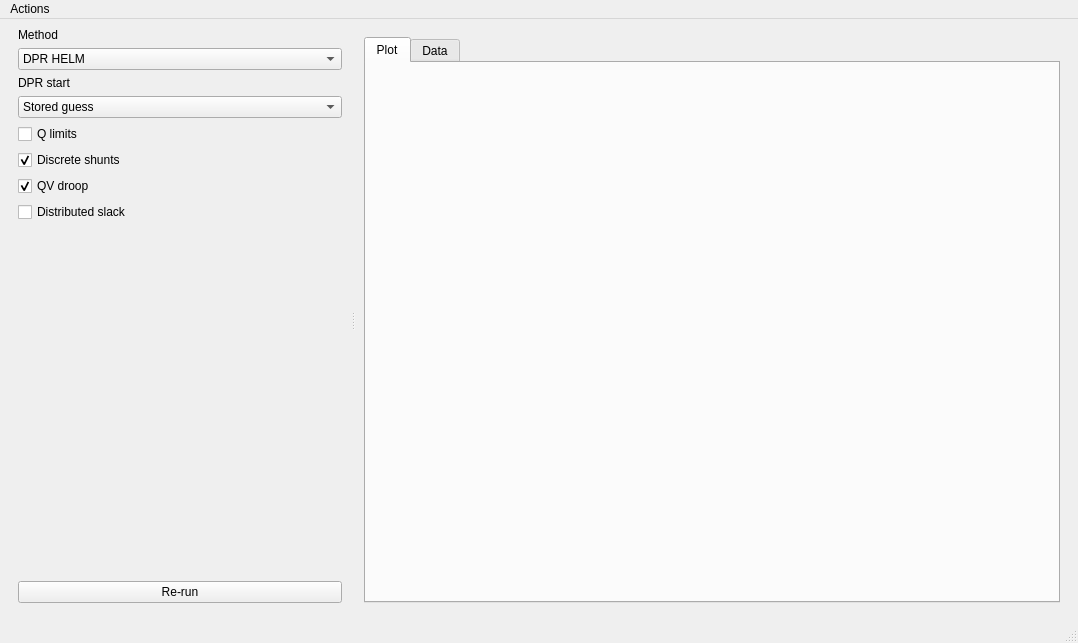
<?xml version="1.0" encoding="UTF-8"?>
<ui version="4.0">
 <class>MainWindow</class>
 <widget class="QMainWindow" name="MainWindow">
  <property name="geometry">
   <rect>
    <x>0</x>
    <y>0</y>
    <width>1078</width>
    <height>643</height>
   </rect>
  </property>
  <property name="windowTitle">
   <string>MainWindow</string>
  </property>
  <property name="windowIcon">
   <iconset resource="../Icons/icons.qrc">
    <normaloff>:/Icons/icons/sigma.png</normaloff>:/Icons/icons/sigma.png</iconset>
  </property>
  <widget class="QWidget" name="centralwidget">
   <layout class="QVBoxLayout" name="verticalLayout">
    <item>
     <widget class="QSplitter" name="splitter_3">
      <property name="orientation">
       <enum>Qt::Orientation::Horizontal</enum>
      </property>
      <widget class="QFrame" name="frame_8">
       <property name="frameShape">
        <enum>QFrame::Shape::NoFrame</enum>
       </property>
       <property name="frameShadow">
        <enum>QFrame::Shadow::Raised</enum>
       </property>
       <layout class="QVBoxLayout" name="verticalLayout_4">
        <property name="topMargin">
         <number>0</number>
        </property>
        <item>
         <widget class="QLabel" name="sigmaMethodLabel">
          <property name="text">
           <string>Method</string>
          </property>
         </widget>
        </item>
        <item>
         <widget class="QComboBox" name="sigmaMethodComboBox">
          <item>
           <property name="text">
            <string>DPR HELM</string>
           </property>
          </item>
          <item>
           <property name="text">
            <string>Classical HELM</string>
           </property>
          </item>
         </widget>
        </item>
        <item>
         <widget class="QLabel" name="sigmaStartingPointLabel">
          <property name="text">
           <string>DPR start</string>
          </property>
         </widget>
        </item>
        <item>
         <widget class="QComboBox" name="sigmaStartingPointComboBox">
          <item>
           <property name="text">
            <string>Stored guess</string>
           </property>
          </item>
          <item>
           <property name="text">
            <string>Classical no-load</string>
           </property>
          </item>
         </widget>
        </item>
        <item>
         <widget class="QCheckBox" name="sigmaControlQCheckBox">
          <property name="text">
           <string>Q limits</string>
          </property>
         </widget>
        </item>
        <item>
         <widget class="QCheckBox" name="sigmaDiscreteShuntsCheckBox">
          <property name="text">
           <string>Discrete shunts</string>
          </property>
          <property name="checked">
           <bool>true</bool>
          </property>
         </widget>
        </item>
        <item>
         <widget class="QCheckBox" name="sigmaQvDroopCheckBox">
          <property name="text">
           <string>QV droop</string>
          </property>
          <property name="checked">
           <bool>true</bool>
          </property>
         </widget>
        </item>
        <item>
         <widget class="QCheckBox" name="sigmaDistributedSlackCheckBox">
          <property name="text">
           <string>Distributed slack</string>
          </property>
         </widget>
        </item>
        <item>
         <spacer name="verticalSpacer">
          <property name="orientation">
           <enum>Qt::Orientation::Vertical</enum>
          </property>
          <property name="sizeHint" stdset="0">
           <size>
            <width>20</width>
            <height>40</height>
           </size>
          </property>
         </spacer>
        </item>
        <item>
         <widget class="QPushButton" name="sigmaRerunButton">
          <property name="text">
           <string>Re-run</string>
          </property>
          <property name="icon">
           <iconset resource="../Icons/icons.qrc">
            <normaloff>:/Icons/icons/sigma.png</normaloff>:/Icons/icons/sigma.png</iconset>
          </property>
         </widget>
        </item>
       </layout>
      </widget>
      <widget class="QFrame" name="PlotFrame">
       <property name="frameShape">
        <enum>QFrame::Shape::NoFrame</enum>
       </property>
       <property name="frameShadow">
        <enum>QFrame::Shadow::Raised</enum>
       </property>
       <layout class="QHBoxLayout" name="horizontalLayout">
        <item>
         <widget class="QTabWidget" name="tabWidget">
          <property name="currentIndex">
           <number>0</number>
          </property>
          <widget class="QWidget" name="tab">
           <attribute name="title">
            <string>Plot</string>
           </attribute>
           <layout class="QVBoxLayout" name="verticalLayout_2">
            <item>
             <widget class="MatplotlibWidget" name="plotwidget" native="true"/>
            </item>
           </layout>
          </widget>
          <widget class="QWidget" name="tab_2">
           <attribute name="title">
            <string>Data</string>
           </attribute>
           <layout class="QVBoxLayout" name="verticalLayout_3">
            <item>
             <widget class="QTableView" name="tableView"/>
            </item>
           </layout>
          </widget>
         </widget>
        </item>
       </layout>
      </widget>
     </widget>
    </item>
   </layout>
  </widget>
  <widget class="QMenuBar" name="menubar">
   <property name="geometry">
    <rect>
     <x>0</x>
     <y>0</y>
     <width>1078</width>
     <height>23</height>
    </rect>
   </property>
   <widget class="QMenu" name="menuActions">
    <property name="title">
     <string>Actions</string>
    </property>
    <addaction name="actionCopy_to_clipboard"/>
    <addaction name="actionSave"/>
   </widget>
   <addaction name="menuActions"/>
  </widget>
  <widget class="QStatusBar" name="statusbar"/>
  <action name="actionCopy_to_clipboard">
   <property name="icon">
    <iconset resource="../Icons/icons.qrc">
     <normaloff>:/Icons/icons/copy.png</normaloff>:/Icons/icons/copy.png</iconset>
   </property>
   <property name="text">
    <string>Copy to clipboard</string>
   </property>
  </action>
  <action name="actionSave">
   <property name="icon">
    <iconset resource="../Icons/icons.qrc">
     <normaloff>:/Icons/icons/import_profiles.png</normaloff>:/Icons/icons/import_profiles.png</iconset>
   </property>
   <property name="text">
    <string>Save</string>
   </property>
  </action>
 </widget>
 <customwidgets>
  <customwidget>
   <class>MatplotlibWidget</class>
   <extends>QWidget</extends>
   <header>.matplotlibwidget</header>
   <container>1</container>
  </customwidget>
 </customwidgets>
 <resources>
  <include location="../Icons/icons.qrc"/>
 </resources>
 <connections/>
</ui>
